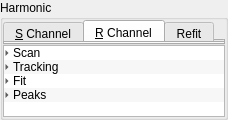
               <widget class="QGroupBox" name="groupBox_settings_settings_harm">
                <property name="title">
                 <string>Harmonic</string>
                </property>
                <property name="flat">
                 <bool>true</bool>
                </property>
                <layout class="QVBoxLayout" name="verticalLayout_46">
                 <property name="spacing">
                  <number>0</number>
                 </property>
                 <property name="leftMargin">
                  <number>0</number>
                 </property>
                 <property name="topMargin">
                  <number>0</number>
                 </property>
                 <property name="rightMargin">
                  <number>0</number>
                 </property>
                 <property name="bottomMargin">
                  <number>0</number>
                 </property>
                 <item>
                  <widget class="QTabWidget" name="tabWidget_settings_settings_samprefchn">
                   <property name="enabled">
                    <bool>true</bool>
                   </property>
                   <property name="maximumSize">
                    <size>
                     <width>16777215</width>
                     <height>21</height>
                    </size>
                   </property>
                   <property name="currentIndex">
                    <number>1</number>
                   </property>
                   <property name="documentMode">
                    <bool>false</bool>
                   </property>
                   <property name="tabBarAutoHide">
                    <bool>false</bool>
                   </property>
                   <widget class="QWidget" name="tab_settings_settings_harmchnsamp">
                    <attribute name="title">
                     <string>&amp;S Channel</string>
                    </attribute>
                   </widget>
                   <widget class="QWidget" name="tab_settings_settings_harmchnref">
                    <attribute name="title">
                     <string>&amp;R Channel</string>
                    </attribute>
                   </widget>
                   <widget class="QWidget" name="tab_settings_settings_harmchnrefit">
                    <attribute name="title">
                     <string>Refit</string>
                    </attribute>
                   </widget>
                  </widget>
                 </item>
                 <item>
                  <widget class="QTabWidget" name="tabWidget_settings_settings_harm">
                   <property name="sizePolicy">
                    <sizepolicy hsizetype="Expanding" vsizetype="Fixed">
                     <horstretch>0</horstretch>
                     <verstretch>0</verstretch>
                    </sizepolicy>
                   </property>
                   <property name="maximumSize">
                    <size>
                     <width>16777215</width>
                     <height>21</height>
                    </size>
                   </property>
                   <property name="tabShape">
                    <enum>QTabWidget::Rounded</enum>
                   </property>
                   <property name="currentIndex">
                    <number>0</number>
                   </property>
                   <property name="iconSize">
                    <size>
                     <width>16</width>
                     <height>16</height>
                    </size>
                   </property>
                   <property name="usesScrollButtons">
                    <bool>true</bool>
                   </property>
                   <property name="documentMode">
                    <bool>false</bool>
                   </property>
                   <property name="tabsClosable">
                    <bool>false</bool>
                   </property>
                   <property name="tabBarAutoHide">
                    <bool>true</bool>
                   </property>
                   <widget class="QWidget" name="tab_settings_settings_harm1">
                    <attribute name="title">
                     <string>1</string>
                    </attribute>
                    <layout class="QVBoxLayout" name="verticalLayout_18">
                     <property name="spacing">
                      <number>0</number>
                     </property>
                     <property name="leftMargin">
                      <number>0</number>
                     </property>
                     <property name="topMargin">
                      <number>0</number>
                     </property>
                     <property name="rightMargin">
                      <number>0</number>
                     </property>
                     <property name="bottomMargin">
                      <number>0</number>
                     </property>
                    </layout>
                   </widget>
                  </widget>
                 </item>
                 <item>
                  <widget class="QTreeWidget" name="treeWidget_settings_settings_harmtree">
                   <property name="sizePolicy">
                    <sizepolicy hsizetype="Expanding" vsizetype="Preferred">
                     <horstretch>0</horstretch>
                     <verstretch>0</verstretch>
                    </sizepolicy>
                   </property>
                   <property name="autoFillBackground">
                    <bool>false</bool>
                   </property>
                   <property name="verticalScrollBarPolicy">
                    <enum>Qt::ScrollBarAlwaysOff</enum>
                   </property>
                   <property name="sizeAdjustPolicy">
                    <enum>QAbstractScrollArea::AdjustToContents</enum>
                   </property>
                   <property name="alternatingRowColors">
                    <bool>true</bool>
                   </property>
                   <property name="indentation">
                    <number>6</number>
                   </property>
                   <property name="rootIsDecorated">
                    <bool>true</bool>
                   </property>
                   <property name="allColumnsShowFocus">
                    <bool>false</bool>
                   </property>
                   <property name="wordWrap">
                    <bool>false</bool>
                   </property>
                   <property name="expandsOnDoubleClick">
                    <bool>true</bool>
                   </property>
                   <attribute name="headerVisible">
                    <bool>false</bool>
                   </attribute>
                   <attribute name="headerDefaultSectionSize">
                    <number>110</number>
                   </attribute>
                   <attribute name="headerMinimumSectionSize">
                    <number>110</number>
                   </attribute>
                   <column>
                    <property name="text">
                     <string>Factor</string>
                    </property>
                   </column>
                   <column>
                    <property name="text">
                     <string>Value</string>
                    </property>
                   </column>
                   <item>
                    <property name="text">
                     <string>Scan</string>
                    </property>
                    <item>
                     <property name="text">
                      <string>Start</string>
                     </property>
                     <property name="text">
                      <string/>
                     </property>
                    </item>
                    <item>
                     <property name="text">
                      <string>End</string>
                     </property>
                     <property name="text">
                      <string/>
                     </property>
                    </item>
                    <item>
                     <property name="text">
                      <string>Steps</string>
                     </property>
                     <property name="text">
                      <string/>
                     </property>
                    </item>
                   </item>
                   <item>
                    <property name="text">
                     <string>Tracking</string>
                    </property>
                    <item>
                     <property name="text">
                      <string>Method</string>
                     </property>
                     <property name="text">
                      <string/>
                     </property>
                    </item>
                    <item>
                     <property name="text">
                      <string>Condition</string>
                     </property>
                    </item>
                   </item>
                   <item>
                    <property name="text">
                     <string>Fit</string>
                    </property>
                    <item>
                     <property name="text">
                      <string>Factor</string>
                     </property>
                    </item>
                   </item>
                   <item>
                    <property name="text">
                     <string>Peaks</string>
                    </property>
                    <item>
                     <property name="text">
                      <string>Num.</string>
                     </property>
                     <property name="text">
                      <string/>
                     </property>
                    </item>
                    <item>
                     <property name="text">
                      <string>Policy</string>
                     </property>
                    </item>
                    <item>
                     <property name="text">
                      <string>Phase</string>
                     </property>
                    </item>
                    <item>
                     <property name="text">
                      <string>Threshold</string>
                     </property>
                     <property name="text">
                      <string/>
                     </property>
                    </item>
                    <item>
                     <property name="text">
                      <string>Prominence</string>
                     </property>
                     <property name="text">
                      <string/>
                     </property>
                    </item>
                   </item>
                  </widget>
                 </item>
                </layout>
               </widget>
